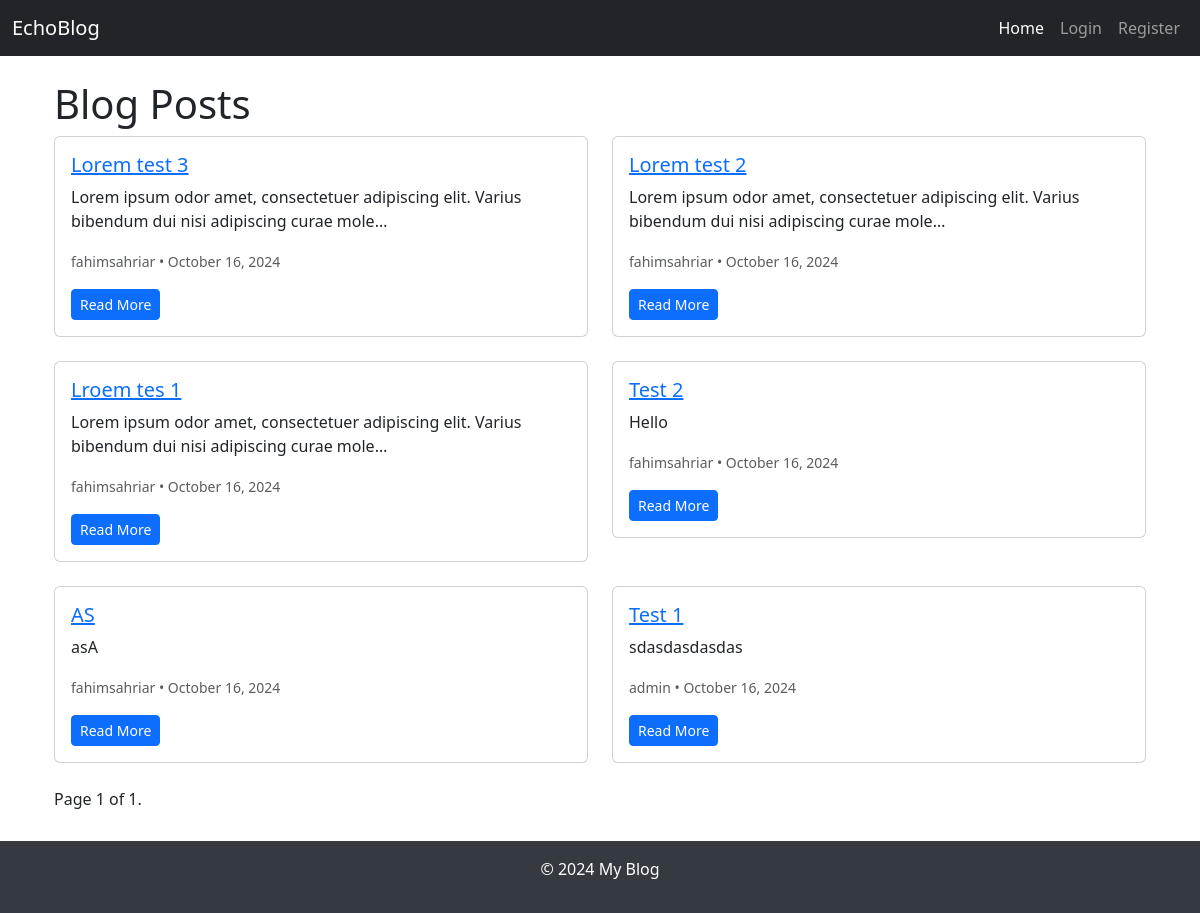
/, run on an earlier commit of the app's database.
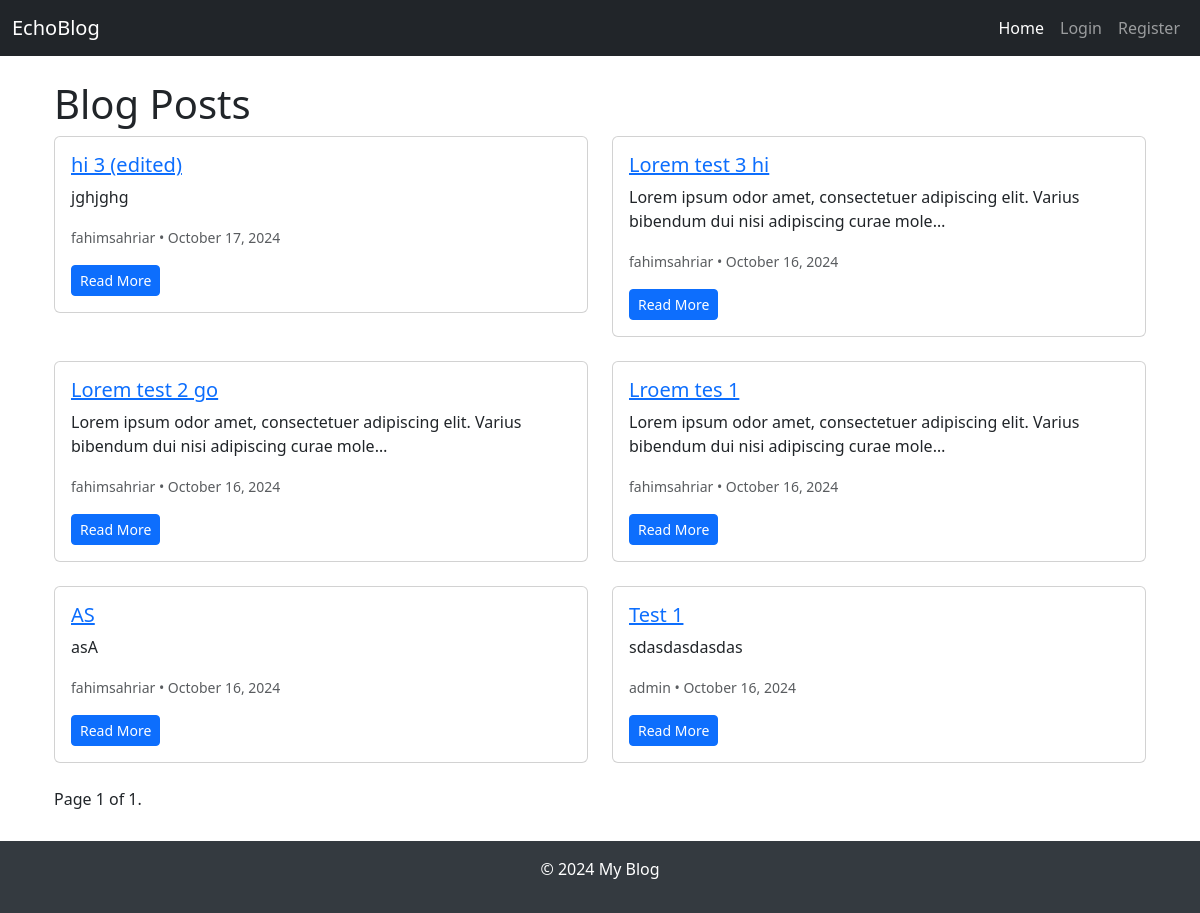
And on a later commit of the database.
### main/models.py (models this page shows, shortened)
class Post(models.Model):
    title = models.CharField(max_length=200)
    content = models.TextField(null=True)
    author = models.ForeignKey(User, on_delete=models.CASCADE, null=True)
    created_at = models.DateTimeField(auto_now_add=True)
    updated_at = models.DateTimeField(auto_now=True)
    categories = models.ManyToManyField('Category')
    likes = models.ManyToManyField(User, related_name='post_likes', blank=True)

### main/views.py (the view)
# urls.py: path("", views.index, name="index"),
def index(request):
    posts = Post.objects.order_by('-created_at')  # Default query for posts
    paginator = Paginator(posts, 6)  # Paginate posts
    page_number = request.GET.get('page')
    posts_obj = paginator.get_page(page_number)
    return render(request, 'blog/home.html', {
        'posts': posts_obj,
    })

### templates/blog/home.html (shortened to what this page needs)
{% extends 'blog/base.html' %}
{% block content %}
<div class="container">
    <h1 class="mt-4">Blog Posts</h1>
    <div class="row">
        {% for post in posts %}
            <div class="col-md-6 mb-4">
                <div class="card">
                    <div class="card-body">
                        <h5 class="card-title">
                            <a href="{% url 'post_detail' post.id %}">{{ post.title }}</a>
                        </h5>
                        <p class="card-text">{{ post.content|truncatechars:100 }}</p>
                        <p class="card-text">
                            <small class="text-muted">
                                {{ post.author.username }} &bull; {{ post.created_at|date:"F j, Y" }}
                            </small>
                        </p>
                        <a href="{% url 'post_detail' post.id %}" class="btn btn-sm btn-primary">Read More</a>
                    </div>
                </div>
            </div>
        {% endfor %}
    </div>
    <div class="pagination">
        <span class="step-links">
            <span class="current">
                Page {{ posts.number }} of {{ posts.paginator.num_pages }}.
            </span>
        </span>
    </div>
</div>
{% endblock %}

What changed in the data, as far as the page shows it:
removed Post: title "Test 2", content "Hello", author.username "fahimsahriar", created_at "October 16, 2024"
added Post: title "hi 3 (edited)", content "jghjghg", author.username "fahimsahriar", created_at "October 17, 2024"
changed Post: title "Lorem test 3" → "Lorem test 3 hi"
changed Post: title "Lorem test 2" → "Lorem test 2 go"
